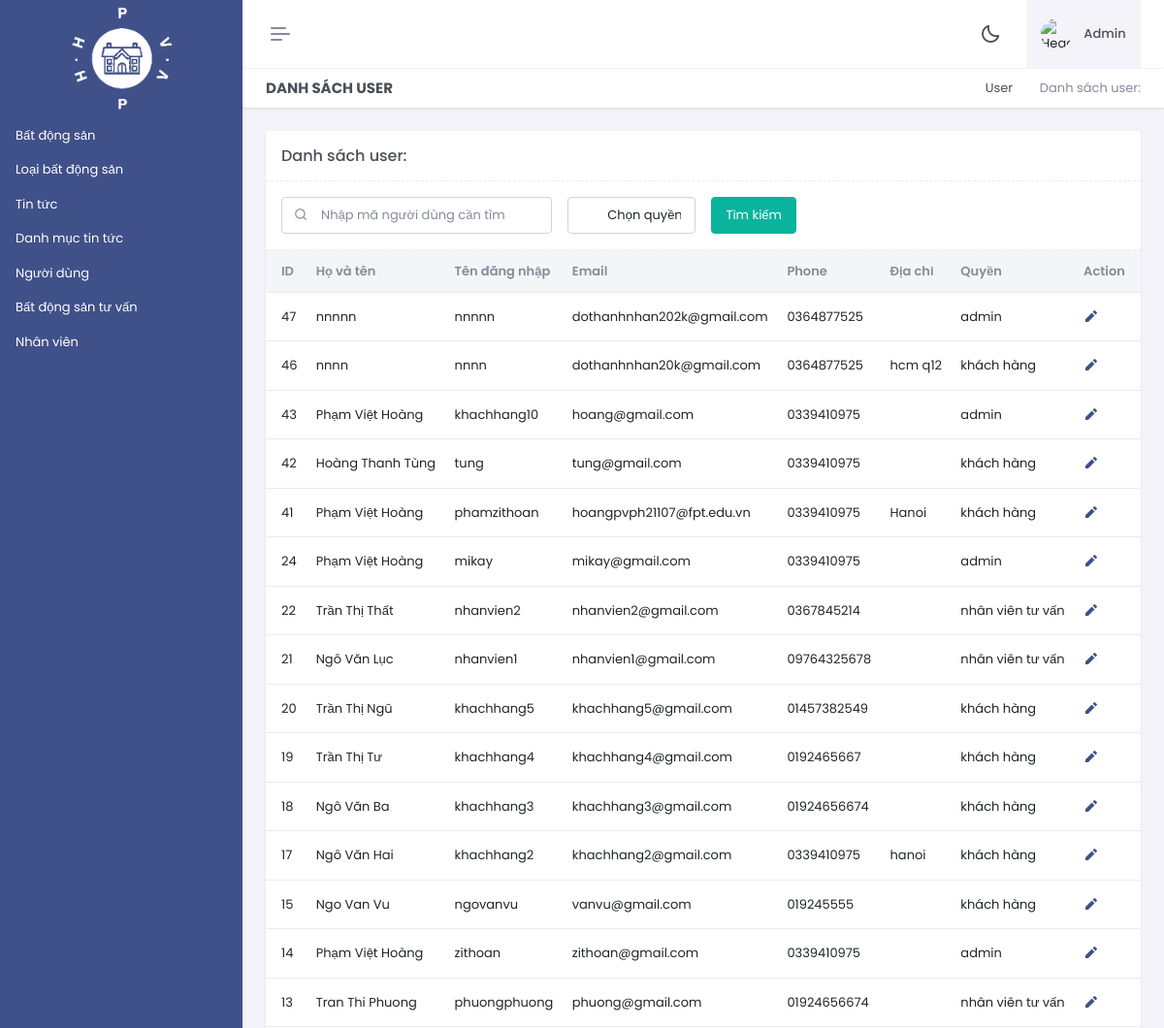
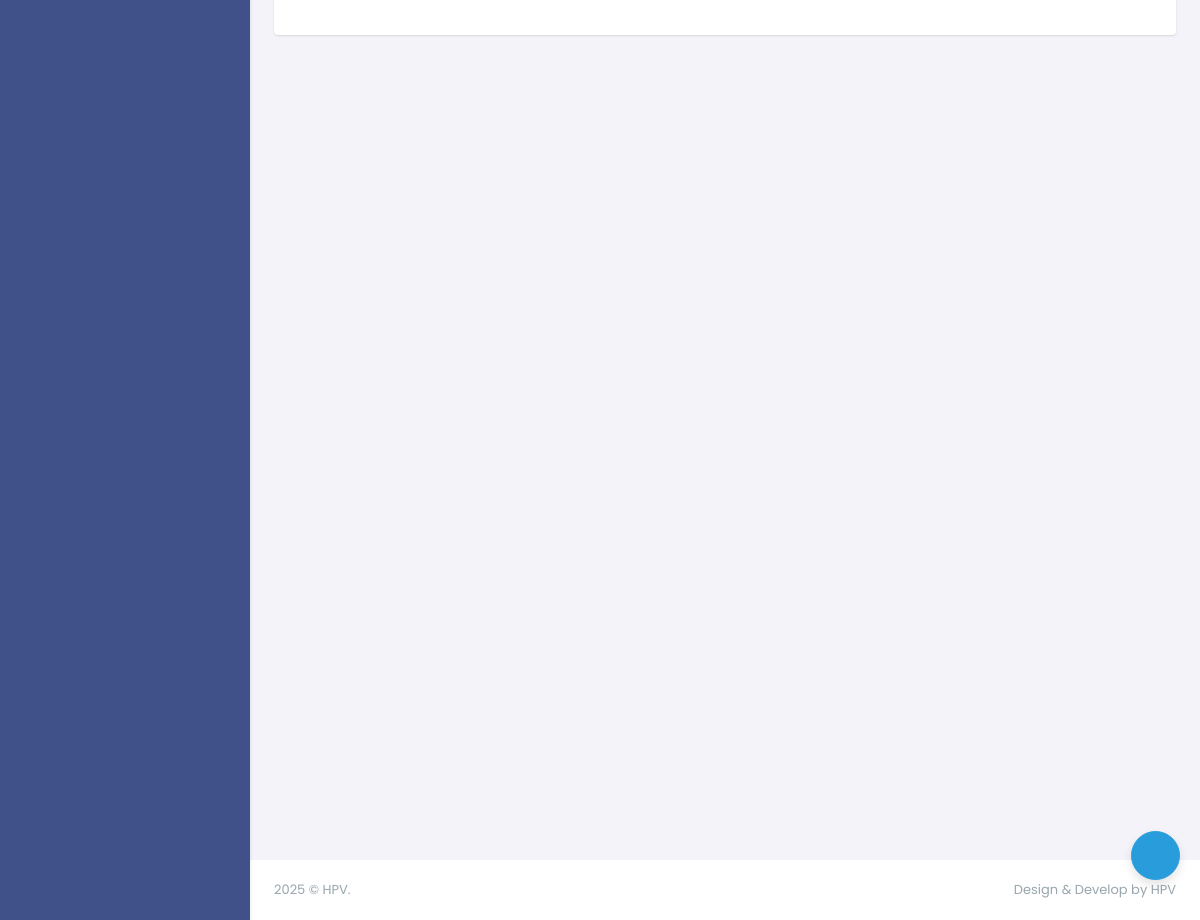
Page /font_end/admin/index.php?act=listuser (signed in) on the committed database (2 pictures, top to bottom).
### tables this page shows
CREATE TABLE `account` (
  `id` int(11) NOT NULL,
  `user` varchar(255) NOT NULL,
  `hoten` varchar(225) NOT NULL,
  `pass` varchar(255) NOT NULL,
  `email` varchar(255) NOT NULL,
  `tel` char(20) DEFAULT NULL,
  `diachi` varchar(255) DEFAULT NULL,
  `id_role` tinyint(3) DEFAULT NULL
);

CREATE TABLE `role` (
  `id_role` tinyint(3) NOT NULL,
  `name_role` varchar(255) NOT NULL
);

### font_end/model/pdo.php (called while the page is built, shortened)
<?php
function pdo_get_connection()
{
    $dburl = "mysql:host=localhost;dbname=bds;charset=utf8";
    $username = 'root';
    $password = '';
    $conn = new PDO($dburl, $username, $password);
    $conn->setAttribute(PDO::ATTR_ERRMODE, PDO::ERRMODE_EXCEPTION);
    return $conn;
}
function pdo_query($sql)
{
    $sql_args = array_slice(func_get_args(), 1);
    try {
        $conn = pdo_get_connection();
        $stmt = $conn->prepare($sql);
        $stmt->execute($sql_args);
        $rows = $stmt->fetchAll();
        return $rows;
    } catch (PDOException $e) {
        throw $e;
    } finally {
        unset($conn);
    }
}
function pdo_query_one($sql)
{
    $sql_args = array_slice(func_get_args(), 1);
    try {
        $conn = pdo_get_connection();
        $stmt = $conn->prepare($sql);
        $stmt->execute($sql_args);
        $row = $stmt->fetch(PDO::FETCH_ASSOC);
        return $row;
    } catch (PDOException $e) {
        throw $e;
    } finally {
        unset($conn);
    }
}

### font_end/model/user.php (called while the page is built, shortened)
<?php
    function loadAll_user($iduser = 0,$id_role = 0){
        $sql = "SELECT * FROM account WHERE 1";
        $sql .= " ORDER BY id DESC";
        $listuser=pdo_query($sql);
        return $listuser;
    }
?>

### font_end/model/role.php (called while the page is built, shortened)
<?php
    function loadOne_role($id_role){
        $sql="SELECT * FROM role where id_role=".$id_role;
        $role=pdo_query_one($sql);
        return $role;
    }

### font_end/admin/user/list.php (the view, shortened to what this page needs)
<div class="main-content">
    <div class="page-content">
        <div class="container-fluid">
            <div class="row">
                <div class="col-12">
                    <div class="page-title-box d-sm-flex align-items-center justify-content-between">
                        <h4 class="mb-sm-0">Danh sách user </h4>
                        <div class="page-title-right">
                            <ol class="breadcrumb m-0">
                                <li class="breadcrumb-item"><a href="javascript: void(0);">User</a></li>
                                <li class="breadcrumb-item active">Danh sách user:</li>
                            </ol>
                        </div>
                    </div>
                </div>
            </div>
            <div class="row">
                <div class="col-lg-12">
                    <div class="card" id="customerList">
                        <div class="card-header border-bottom-dashed">
                            <div class="row g-4 align-items-center">
                                <div class="col-sm">
                                    <div>
                                        <h5 class="card-title mb-0">Danh sách user:</h5>
                                    </div>
                                </div>
                            </div>
                        </div>
                        <div class="card-body border-bottom-dashed border-bottom">
                            <form action="index.php?act=listuser" method="POST">
                                <div class="row g-3">
                                    <div class="col-xl-4">
                                        <div class="search-box">
                                            <input type="text" name="iduser" class="form-control search" placeholder="Nhập mã người dùng cần tìm">
                                            <i class="ri-search-line search-icon"></i>
                                        </div>
                                    </div>
                                    <div class="col-xl-2">
                                        <div class="search-box">
                                            <select name="id_role" class="form-control search">
                                                <option value="0">Chọn quyền</option>
                                            </select>
                                        </div>
                                    </div>
                                    <div class="col-xl-5">
                                        <div class="row g-3">
                                            <div class="col-sm-4">
                                                <div class="">
                                                    <button type="submit" name="search" class="btn btn-success add-btn">Tìm kiếm</button>
                                                </div>
                                            </div>
                                        </div>
                                    </div>
                                </div>
                            </form>
                        </div>
                        <div class="card-body">
                            <div>
                                <div class="table-responsive table-card mb-1">
                                    <table class="table align-middle" id="customerTable">
                                        <thead class="table-light text-muted">
                                            <tr>
                                                <th class="sort" data-sort="eamil">ID</th>
                                                <th class="sort" data-sort="customer_name">Họ và tên</th>
                                                <th class="sort" data-sort="customer_name">Tên đăng nhập</th>
                                                <th class="sort" data-sort="email">Email</th>
                                                <th class="sort" data-sort="phone">Phone</th>
                                                <th class="sort" data-sort="date">Địa chỉ</th>
                                                <th class="sort" data-sort="date">Quyền</th>
                                                <th class="sort" data-sort="action">Action</th>
                                            </tr>
                                        </thead>
                                        <tbody class="list form-check-all">
                                            <tr>
                                                <?php
                                                foreach ($listuser as $user) {
                                                    extract($user);
                                                    $role = loadOne_role($id_role);
                                                    extract($role);
                                                    $updateuser = "index.php?act=suauser&id=" . $id;
                                                    echo  '<tr>
                                                            <td class="customer_name">' . $id . '</td>
                                                            <td class="customer_name">' . $hoten . '</td>
                                                            <td class="customer_name">' . $user . '</td>
                                                            <td class="customer_name">' . $email . '</td>
                                                            <td class="customer_name">' . $tel . '</td>
                                                            <td class="customer_name">' . $diachi . '</td>
                                                            <td class="customer_name">' . $role['name_role'] . '</td>
                                                            <td>
                                                                <ul class="list-inline hstack gap-2 mb-0">
                                                                 <li class="list-inline-item edit" data-bs-toggle="tooltip" data-bs-trigger="hover" data-bs-placement="top" title="Edit">
                                                                     <a href="' . $updateuser . '">
                                                                         <i class="ri-pencil-fill fs-16"></i>
                                                                     </a>
                                                                 </li>
                                                             </ul>
                                                            </td>
                                                            </tr>';
                                                }
                                                ?>
                                            </tr>
                                        </tbody>
                                    </table>
                                </div>
                            </div>
                        </div>
                    </div>
                </div>
            </div>
        </div>
    </div>
    <footer class="footer">
        <div class="container-fluid">
            <div class="row">
                <div class="col-sm-6">
                </div>
                <div class="col-sm-6">
                    <div class="text-sm-end d-none d-sm-block">
                    </div>
                </div>
            </div>
        </div>
    </footer>
</div>

### rows in the picture
account: id "47", hoten "nnnnn", user "nnnnn", email "dothanhnhan202k@gmail.com", tel "0364877525", id_role.name_role "admin"
account: id "46", hoten "nnnn", user "nnnn", email "dothanhnhan20k@gmail.com", tel "0364877525", diachi "hcm q12", id_role.name_role "khách hàng"
account: id "43", hoten "Phạm Việt Hoàng", user "khachhang10", email "hoang@gmail.com", tel "0339410975", id_role.name_role "admin"
account: id "42", hoten "Hoàng Thanh Tùng", user "tung", email "tung@gmail.com", tel "0339410975", id_role.name_role "khách hàng"
account: id "41", hoten "Phạm Việt Hoàng", user "phamzithoan", email "hoangpvph21107@fpt.edu.vn", tel "0339410975", diachi "Hanoi", id_role.name_role "khách hàng"
account: id "24", hoten "Phạm Việt Hoàng", user "mikay", email "mikay@gmail.com", tel "0339410975", id_role.name_role "admin"
account: id "22", hoten "Trần Thị Thất", user "nhanvien2", email "nhanvien2@gmail.com", tel "0367845214", id_role.name_role "nhân viên tư vấn"
account: id "21", hoten "Ngô Văn Lục", user "nhanvien1", email "nhanvien1@gmail.com", tel "09764325678", id_role.name_role "nhân viên tư vấn"
account: id "20", hoten "Trần Thị Ngũ", user "khachhang5", email "khachhang5@gmail.com", tel "01457382549", id_role.name_role "khách hàng"
account: id "19", hoten "Trần Thị Tư", user "khachhang4", email "khachhang4@gmail.com", tel "0192465667", id_role.name_role "khách hàng"
account: id "18", hoten "Ngô Văn Ba", user "khachhang3", email "khachhang3@gmail.com", tel "01924656674", id_role.name_role "khách hàng"
account: id "17", hoten "Ngô Văn Hai", user "khachhang2", email "khachhang2@gmail.com", tel "0339410975", diachi "hanoi", id_role.name_role "khách hàng"
account: id "15", hoten "Ngo Van Vu", user "ngovanvu", email "vanvu@gmail.com", tel "019245555", id_role.name_role "khách hàng"
account: id "14", hoten "Phạm Việt Hoàng", user "zithoan", email "zithoan@gmail.com", tel "0339410975", id_role.name_role "admin"
account: id "13", hoten "Tran Thi Phuong", user "phuongphuong", email "phuong@gmail.com", tel "01924656674", id_role.name_role "nhân viên tư vấn"
